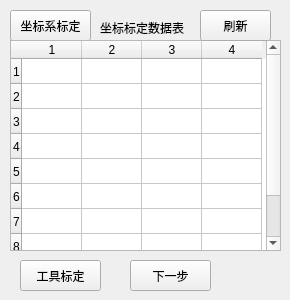
        <widget class="QWidget" name="tab_5">
         <attribute name="title">
          <string>正过渡片</string>
         </attribute>
         <widget class="QPushButton" name="bPsheetCalc">
          <property name="geometry">
           <rect>
            <x>10</x>
            <y>10</y>
            <width>81</width>
            <height>31</height>
           </rect>
          </property>
          <property name="text">
           <string>坐标系标定</string>
          </property>
         </widget>
         <widget class="QLabel" name="label_119">
          <property name="geometry">
           <rect>
            <x>100</x>
            <y>20</y>
            <width>91</width>
            <height>16</height>
           </rect>
          </property>
          <property name="text">
           <string>坐标标定数据表</string>
          </property>
         </widget>
         <widget class="QTableWidget" name="tableWidgetPs">
          <property name="geometry">
           <rect>
            <x>10</x>
            <y>40</y>
            <width>271</width>
            <height>211</height>
           </rect>
          </property>
          <property name="rowCount">
           <number>9</number>
          </property>
          <property name="columnCount">
           <number>4</number>
          </property>
          <attribute name="horizontalHeaderDefaultSectionSize">
           <number>60</number>
          </attribute>
          <attribute name="horizontalHeaderMinimumSectionSize">
           <number>25</number>
          </attribute>
          <attribute name="verticalHeaderDefaultSectionSize">
           <number>20</number>
          </attribute>
          <attribute name="verticalHeaderMinimumSectionSize">
           <number>25</number>
          </attribute>
          <row/>
          <row/>
          <row/>
          <row/>
          <row/>
          <row/>
          <row/>
          <row/>
          <row/>
          <column/>
          <column/>
          <column/>
          <column/>
         </widget>
         <widget class="QPushButton" name="bPsheetUpdateTable">
          <property name="geometry">
           <rect>
            <x>200</x>
            <y>10</y>
            <width>71</width>
            <height>31</height>
           </rect>
          </property>
          <property name="text">
           <string>刷新</string>
          </property>
         </widget>
         <widget class="QPushButton" name="bPsheetToolCalcNext">
          <property name="geometry">
           <rect>
            <x>130</x>
            <y>260</y>
            <width>81</width>
            <height>31</height>
           </rect>
          </property>
          <property name="text">
           <string>下一步</string>
          </property>
         </widget>
         <widget class="QPushButton" name="bPsheetToolCalc">
          <property name="geometry">
           <rect>
            <x>20</x>
            <y>260</y>
            <width>81</width>
            <height>31</height>
           </rect>
          </property>
          <property name="text">
           <string>工具标定</string>
          </property>
         </widget>
        </widget>
